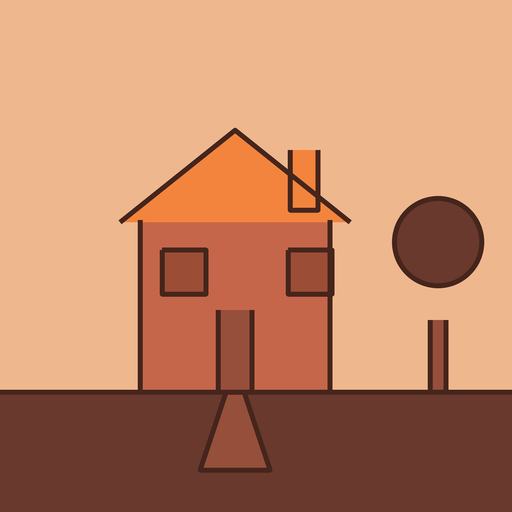
#> input picture data/generated/arch/A.png, 512 x 512 px, given in place of ., which was not available
$ python -i noise_floor.py   (imports and definitions only)
#> lines starting #> are read from the running program, lines starting #| are printed output that depends on the picture; pictures that were not available may be replaced by others from this repository, and a replacement may not be noted
### engine/analyzer.py
"""measurable style parameters. track b: can we compute what humans mean by style?"""
import numpy as np
from PIL import Image

MAX_RGB_DIST = 441.67  # sqrt(3*255^2)


def _as_array(img):
    if isinstance(img, Image.Image):
        return np.asarray(img.convert("RGB"), dtype=np.float64)
    return np.asarray(img.convert("RGB"), dtype=np.float64)


# [22 lines left out: function palette, not called in this run]


def stroke_mask(img, lum_threshold=80):
    """pixels that read as 'line work': dark and unsaturated."""
    a = _as_array(img)
    lum = a @ [0.299, 0.587, 0.114]
    sat = a.max(-1) - a.min(-1)
    return (lum < lum_threshold) & (sat < 60)


def stroke_width_stats(img):
    """stroke width via distance transform at centerline points. returns (mean_w, cv_w)."""
    from scipy import ndimage
    m = stroke_mask(img)
    if m.sum() < 50:
        return (0.0, 0.0)
    edt = ndimage.distance_transform_edt(m)
    # centerline approx: local maxima of EDT inside the mask
    mx = ndimage.maximum_filter(edt, size=5)
    core = m & (edt >= mx - 1e-9) & (edt > 0.8)
    if core.sum() < 10:
        core = m
    widths = 2.0 * edt[core]
    return (float(widths.mean()), float(widths.std() / max(widths.mean(), 1e-6)))


def edge_direction_entropy(img, bins=12):
    """entropy of stroke-boundary directions. rough hand-drawn lines wander more."""
    a = _as_array(img)[:, :, 0]  # channel 0 is enough for shape
    gx = np.zeros_like(a); gy = np.zeros_like(a)
    gx[:, 1:-1] = a[:, 2:] - a[:, :-2]
    gy[1:-1, :] = a[2:, :] - a[:-2, :]
    m = stroke_mask(img)
    boundary = m ^ ndimage_binary_erosion(m)
    near = ndimage_binary_dilation(boundary, iterations=1)
    sel = near & ((np.abs(gx) + np.abs(gy)) > 8)
    if sel.sum() < 20:
        return 0.0
    ang = np.arctan2(gy[sel], gx[sel]) + np.pi  # 0..2pi
    hist = np.histogram(ang, bins=bins, range=(0, 2 * np.pi))[0].astype(float)
    p = hist / hist.sum()
    p = p[p > 0]
    return float(-(p * np.log(p)).sum() / np.log(bins))


def texture_energy(img):
    """gradient energy over interior (non-background, non-stroke) regions."""
    a = _as_array(img)
    lum = a @ [0.299, 0.587, 0.114]
    gx = np.zeros_like(lum); gy = np.zeros_like(lum)
    gx[:, 1:-1] = lum[:, 2:] - lum[:, :-2]
    gy[1:-1, :] = lum[2:, :] - lum[:-2, :]
    m = stroke_mask(img)
    bg = np.zeros(lum.shape, bool)
    bg[0, :] = bg[-1, :] = True  # bg color = corners/edges
    bgcol = a[0, 0]
    bg = (np.abs(a - bgcol).sum(-1) < 30)
    interior = ~m & ~bg
    if interior.sum() < 100:
        return 0.0
    g = np.sqrt(gx ** 2 + gy ** 2)
    return float(g[interior].mean())


def ndimage_binary_erosion(m):
    from scipy import ndimage
    return ndimage.binary_erosion(m)


def ndimage_binary_dilation(m, iterations=1):
    from scipy import ndimage
    return ndimage.binary_dilation(m, iterations=iterations)


# [11 lines left out: function profile, not called in this run]


def value_range(img):
    """luminance percentile spread (p5..p95) across the image. the palette
    knob's ground truth predicts this from area-weighted role luminances."""
    a = _as_array(img)
    lum = a @ [0.299, 0.587, 0.114]
    return float(np.percentile(lum, 95) - np.percentile(lum, 5))


def stroke_axis(img, window_deg=15.0, bins=90):
    """dominant line orientation (axial, degrees in 0..180) + concentration
    (fraction of stroke-boundary orientation mass within the window of the
    dominant axis). gradient orientation is perpendicular to the line, so
    the reported axis is rotated back 90 degrees."""
    a = _as_array(img)[:, :, 0]
    gx = np.zeros_like(a); gy = np.zeros_like(a)
    gx[:, 1:-1] = a[:, 2:] - a[:, :-2]
    gy[1:-1, :] = a[2:, :] - a[:-2, :]
    m = stroke_mask(img)
    boundary = m ^ ndimage_binary_erosion(m)
    near = ndimage_binary_dilation(boundary, iterations=1)
    sel = near & ((np.abs(gx) + np.abs(gy)) > 8)
    if sel.sum() < 20:
        return None, 0.0
    grad_ang = np.degrees(np.arctan2(gy[sel], gx[sel]))
    line_ang = np.mod(grad_ang + 90.0, 180.0)
    hist = np.histogram(line_ang, bins=bins, range=(0, 180))[0].astype(float)
    step = 180.0 / bins
    w = max(1, int(round(window_deg / step)))
    # axial wrap: the orientation histogram is circular over 180 degrees
    padded = np.concatenate([hist, hist[:w]])
    windows = np.convolve(padded, np.ones(2 * w + 1), mode="full")[w:w + bins]
    best = int(windows.argmax())
    conc = float(windows[best] / max(hist.sum(), 1))
    # circular mean (doubled angle, axial) over the winning window: the bin
    # center alone sits on the flank of a peak, the mean centers on it
    center = (best + 0.5) * step
    lo, hi = center - window_deg, center + window_deg
    inw = ((line_ang >= lo) & (line_ang <= hi)) | \
          ((lo < 0) & (line_ang >= lo % 180)) | \
          ((hi > 180) & (line_ang <= hi % 180))
    t = np.radians(2.0 * line_ang[inw])
    axis = 0.5 * np.degrees(np.arctan2(np.sin(t).sum(), np.cos(t).sum())) % 180.0
    return axis, conc


# [14 lines left out: function shape_proxies, not called in this run]


def texture_energy_bp(img, sigma=3.0):
    """band-passed texture energy: the diffusion-native instrument.

    texture_energy reads raw gradient energy over interiors, which makes
    it conflate *grain* (the thing it means to measure) with low
    frequency bleed and denoise overshoot (the diffusion mess). this
    variant high-passes first (lum minus its gaussian blur) and measures
    gradient energy of the residual, so grain survives and bleed, which
    is smooth by construction, does not.

    honest limit: high-passing also amplifies jpeg ringing and sampler
    grain, so the jpeg/grain floors for this variant are *higher* than
    the raw one. the trade is deliberate: latent bleed is the mess a
    diffusion pipeline adds that a codec does not.
    """
    from scipy import ndimage
    a = _as_array(img)
    lum = a @ [0.299, 0.587, 0.114]
    base = ndimage.gaussian_filter(lum, sigma)
    hp = lum - base
    gx = np.zeros_like(hp); gy = np.zeros_like(hp)
    gx[:, 1:-1] = hp[:, 2:] - hp[:, :-2]
    gy[1:-1, :] = hp[2:, :] - hp[:-2, :]
    m = stroke_mask(img)
    bg = (np.abs(a - a[0, 0]).sum(-1) < 30)
    interior = ~m & ~bg
    if interior.sum() < 100:
        return 0.0
    g = np.sqrt(gx ** 2 + gy ** 2)
    return float(g[interior].mean())


def value_range_pal(img, k=6):
    """palette-anchored value range: the diffusion-native instrument.

    value_range reads pixel percentiles, so any perturbation that
    invents intermediate colors (latent bleed invented floors of 50-75
    on the raster corpus) moves it more than most operator effects. this
    variant measures the same quantity over the *palette* instead: k
    means centroids with their masses, spread read as a mass-weighted
    p95-p5 of centroid luma. bleed creates intermediate colors, but they
    are small-mass clusters; the dominant colors barely move.

    honest limit: a reference with many equally-weighted colors near the
    spread edges can wobble when cluster membership shuffles.
    """
    cents, masses = palette_masses(img, k)
    if cents is None or len(cents) < 2:
        return 0.0
    lum = cents @ [0.299, 0.587, 0.114]
    order = np.argsort(lum)
    cum = np.cumsum(masses[order]) / masses.sum()
    lo = float(lum[order][np.searchsorted(cum, 0.05)])
    hi = float(lum[order][np.searchsorted(cum, 0.95)])
    return hi - lo


def palette_masses(img, k=6, iters=12, sample=8000):
    """k-means palette as (centroids, masses), mass = pixel share."""
    a = _as_array(img)
    h, w = a.shape[:2]
    feat = a.reshape(-1, 3).astype(np.float64)
    idx = np.random.default_rng(0).choice(len(feat), size=sample,
                                          replace=len(feat) < sample)
    samp = feat[idx]
    cents = samp[np.linspace(0, len(samp) - 1, k).astype(int)]
    for _ in range(iters):
        d = ((samp[:, None, :] - cents[None, :, :]) ** 2).sum(-1)
        lab = d.argmin(1)
        for z in range(k):
            pts = samp[lab == z]
            if len(pts):
                cents[z] = pts.mean(0)
    d = ((feat[:, None, :] - cents[None, :, :]) ** 2).sum(-1)
    labels = d.argmin(1)
    masses = np.bincount(labels, minlength=k) / len(feat)
    return cents, masses

### engine/noise_floor.py
#!/usr/bin/env python3
"""the diffusion noise floor protocol (v0.1).

problem: every metric in engine/metrics.py + engine/analyzer.py was
calibrated in the vector laboratory: clean synthetic ladders and
vector-derived renders. diffusion models never emit that world. they
soften edges, bleed latents, add sampler grain; a metric that reads
confidently on flux output may be measuring artifacts.

protocol: for every metric, record its no-op jitter distribution: how
much does the reading move between two images that SHOULD be identical
(seed-fixed pairs, same prompt, operator off)? that distribution is the
metric's noise floor. an operator effect smaller than the floor is not
a result, it is silence. this is the instrument-uncertainty half of the
metrology framing in application/bottlenecks/README.md: a stylebench
claim without a noise floor attached is uncalibrated.

modes:
  identical    same image decoded twice (sanity: deltas ~ 0, catches
              non-determinism in the metrics themselves)
  reencode    png -> jpeg q95 -> decode (raster round-trip jitter, the
              cheapest proxy for "a renderer touched this")
  pairs       <stem>_a.* + <stem>_b.* pairs from --dir (the real mode:
              seed-fixed diffusion pairs, operator off vs on, identity
              checks, anything where ground truth says "same")

output: json per mode with per-metric mean/std/p95 abs delta, written to
--out. verdict lines name the floor each operator must clear.

usage:
    python3 engine/noise_floor.py --mode identical --glob 'data/generated/arch/*.png'
    python3 engine/noise_floor.py --mode pairs --dir results/pairs/flux_identity
"""
import argparse
import glob as globmod
import io
import json
import os
import sys

import numpy as np
from PIL import Image

sys.path.insert(0, os.path.dirname(os.path.dirname(os.path.abspath(__file__))))

from engine.analyzer import (edge_direction_entropy, palette,
                              stroke_axis, stroke_width_stats,
                              texture_energy, value_range)

from engine.analyzer import texture_energy_bp, value_range_pal

METRICS = {
    "stroke_mean": lambda im: stroke_width_stats(im)[0],
    "stroke_cv": lambda im: stroke_width_stats(im)[1],
    "edge_entropy": edge_direction_entropy,
    "texture_energy": texture_energy,
    "texture_bp": texture_energy_bp,     # fine band: grain vs jpeg/ringing
    "value_range": value_range,
    "value_pal": value_range_pal,        # palette-anchored: bleed-robust
    "stroke_axis": lambda im: stroke_axis(im)[0],  # dominant mark angle
    "stroke_conc": lambda im: stroke_axis(im)[1],  # axis concentration:
    # low conc means the angle is a near-tie between axes and can flip 90
    # degrees under any perturbation (the arch-corpus failure mode)
}

CIRCULAR = {"stroke_axis"}  # axial angles: 0 and 179 are 1 apart, not 179


def read_metric(img, name):
    """guard: a metric that throws on a given image is skipped, not fatal."""
    try:
        return float(METRICS[name](img))
    except Exception:
        return None


def vector(img):
    return {name: read_metric(img, name) for name in METRICS}


def load(path):
    return Image.open(path).convert("RGB")


def _luma(arr):
    return arr.astype(np.float64) @ [0.299, 0.587, 0.114]


# --- diffusion-native perturbations (proxies for the mess a diffusion
# pipeline adds between "the model decided the pixels" and "we measured
# them"). each is a ladder: floors are reported per rung so a metric's
# sensitivity curve is visible, not just one number. the real flux pairs
# mode is --mode pairs; these ladders exist because we do not control
# when pairs arrive, and because a metric that dies on a 0.5px warp does
# not deserve to wait for a gpu box to find that out.

def perturb_resample(img, scale):
    """down then up with lanczos: the vae upscale/dequant proxy."""
    w, h = img.size
#> w = 512; h = 512
    small = img.resize((max(8, int(w * scale)), max(8, int(h * scale))),
                       Image.LANCZOS)
    return small.resize((w, h), Image.LANCZOS)


# [94 lines left out: functions perturb_warp, perturb_grain, perturb_bleed, perturb_unsharp, perturb_tint, perturb_webp and 2 more, not called in this run]


LADDERS = {
    "resample": ([0.95, 0.90, 0.80], perturb_resample),
    "warp": ([0.25, 0.5, 1.0], perturb_warp),
    "grain": ([0.3, 0.7, 1.5], perturb_grain),
    "bleed": ([2, 4, 8], lambda im, r: perturb_bleed(im, r, alpha=0.15)),
    "bleed_strong": ([2, 4, 8], lambda im, r: perturb_bleed(im, r, alpha=0.5)),
    "unsharp": ([0.2, 0.4, 0.6], perturb_unsharp),
    "tint": ([1.0, 2.0, 4.0], perturb_tint),
    "webp": ([95, 90, 80], perturb_webp),
}


def pairs_identical(paths):
    for p in paths:
        yield (load(p), load(p), p)


# [4 lines left out: function pairs_reencode, not called in this run]


def pairs_perturbed(paths, mode, level):
    fn = LADDERS[mode][1]
    for p in paths:
        im = load(p)
        yield (im, fn(im, level), p)


def floor_report(pairs_iter):
    per_metric = {name: [] for name in METRICS}
    baselines = {name: [] for name in METRICS}
    n = 0
    for img_a, img_b, label in pairs_iter:
        n += 1
        va, vb = vector(img_a), vector(img_b)
        for name in METRICS:
            if va[name] is None or vb[name] is None:
                continue
            d = abs(vb[name] - va[name])
            if name in CIRCULAR:  # axial angle: shortest way around
                d = min(d, 180.0 - d)
            per_metric[name].append(d)
            baselines[name].append(abs(va[name]))
#> this loop made 4 passes
#> pass 1, in stroke_mask (call 3), `lum = a @ [0.299, 0.587, 0.114]`:
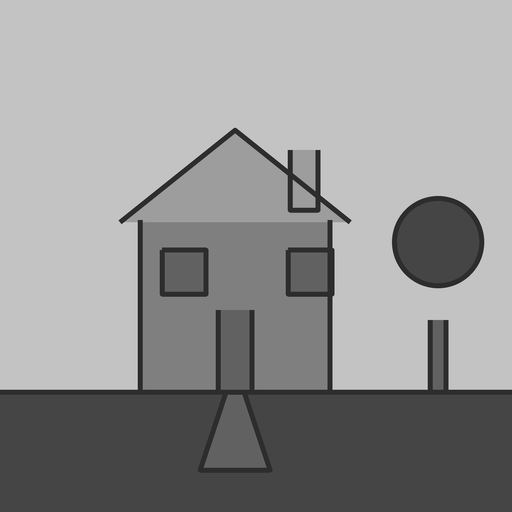
#> lum: shape (512, 512) float64; min 26.1, max 212.8, mean 148.1
#> pass 1, in stroke_mask (call 3), `sat = a.max(-1) - a.min(-1)`:
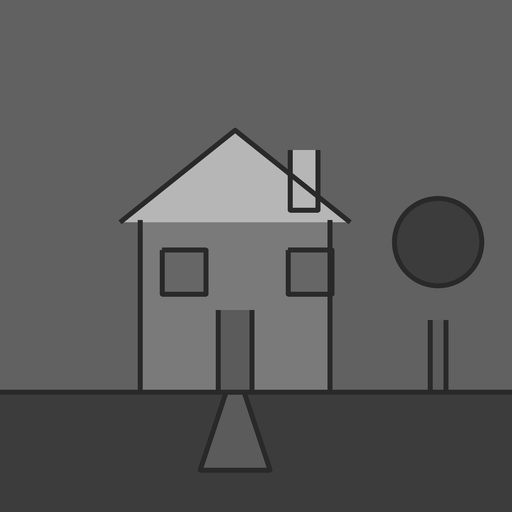
#> sat: shape (512, 512) float64; min 27, max 196, mean 91.3
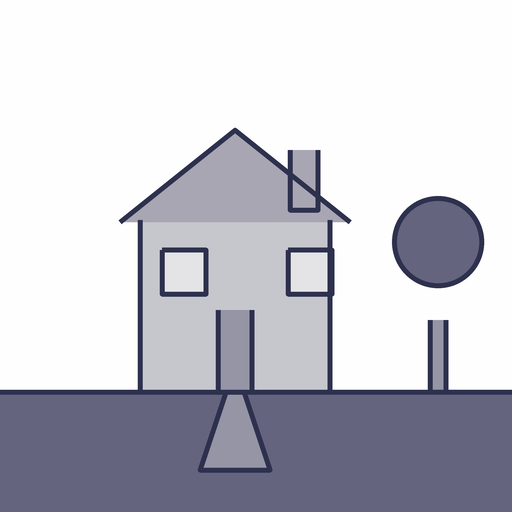
#> input picture data/generated/arch/B.png, 512 x 512 px, given in place of , which was not available
#> after the loop, n = 4
    report = {"n_pairs": n, "metrics": {}}
    for name, deltas in per_metric.items():
        arr = np.array(deltas) if deltas else np.array([0.0])
        base = float(np.median(baselines[name])) if baselines[name] else 0.0
        rel = float(np.percentile(arr, 95)) / base if base else None
        report["metrics"][name] = {
            "mean_abs_delta": round(float(arr.mean()), 6),
            "std_delta": round(float(arr.std()), 6),
            "p95_abs_delta": round(float(np.percentile(arr, 95)), 6),
            # relative floor: p95 delta as a fraction of the median baseline.
            # absolute deltas lie across corpora (a 5.4 texture floor is 11%
            # on a baseline-50 raster corpus but 41% on a baseline-13 vector
            # one); the relative number carries the honest story.
            "p95_rel_delta": round(rel, 6) if rel is not None else None,
            "n": len(deltas),
        }
    report["verdict"] = {
        name: "operator effect must exceed p95=%.4f to count as a result"
        % m["p95_abs_delta"]
        for name, m in report["metrics"].items()
    }
    return report


def sweep(paths):
    """all perturbation ladders + the combo, one floor report per rung."""
    report = {"n_images": len(paths), "sweep": {}}
    for mode, (levels, _fn) in LADDERS.items():
        report["sweep"][mode] = {}
        for level in levels:
            fr = floor_report(pairs_perturbed(paths, mode, level))
            report["sweep"][mode][str(level)] = fr["metrics"]
    combo_pairs = []
    for p in paths:
        im = load(p)
        combo_pairs.append((im, perturb_combo(im), p))
    report["sweep"]["combo"] = {"-": floor_report(iter(combo_pairs))["metrics"]}
    return report


# [47 lines left out: function main, not called in this run]


# [2 lines not run here, left out]

#> (the run stopped early here; a loop or call above may not have finished)
